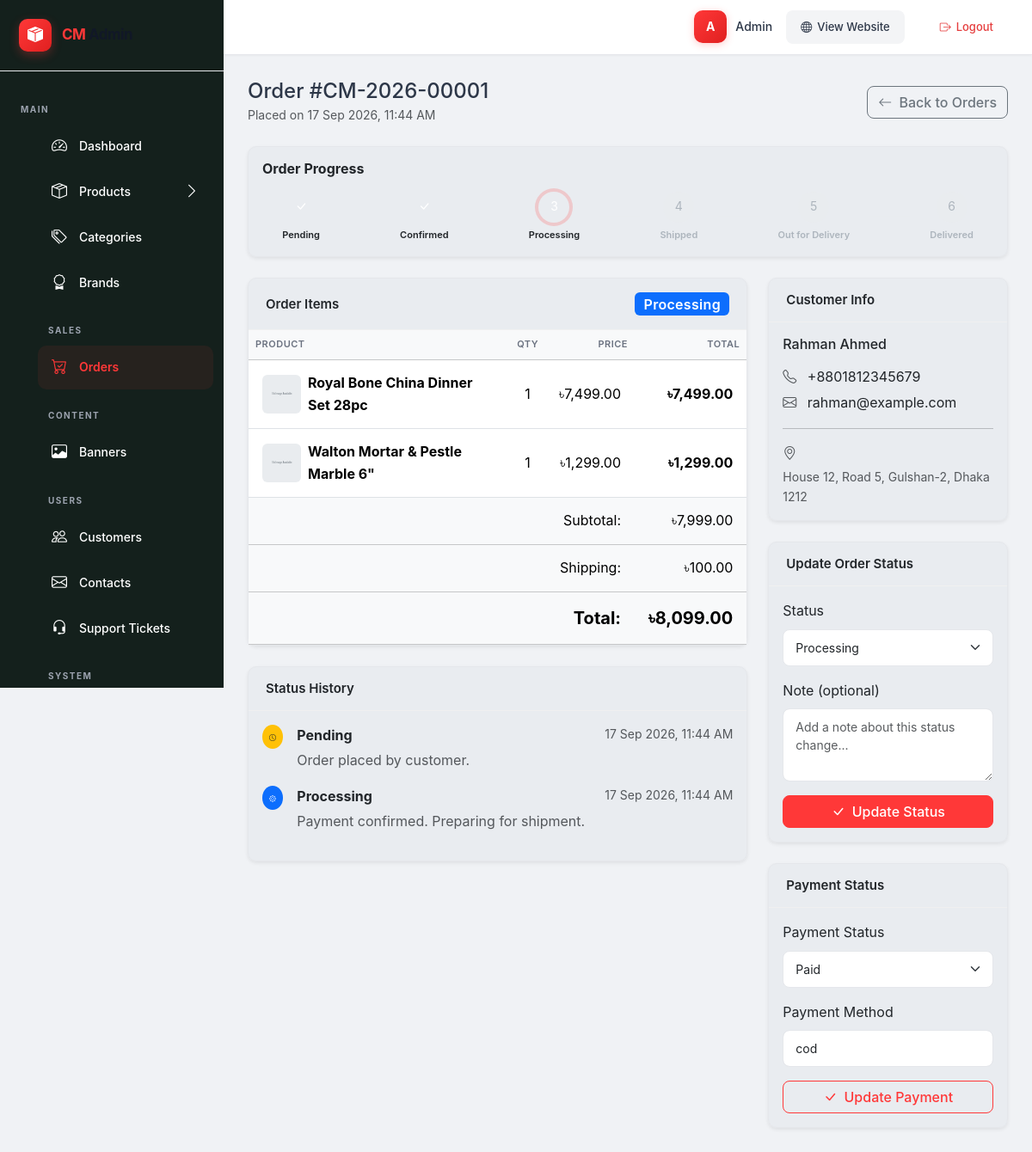
Screenshot of /public/admin/orders/view/1 (signed in) with the database file from the repository.
### tables this page shows
CREATE TABLE `orders` (
  `id`              BIGINT UNSIGNED NOT NULL AUTO_INCREMENT,
  `order_number`    VARCHAR(20)     NOT NULL,
  `user_id`         BIGINT UNSIGNED DEFAULT NULL,
  `customer_name`   VARCHAR(150)    NOT NULL,
  `customer_phone`  VARCHAR(20)     NOT NULL,
  `customer_email`  VARCHAR(150)    DEFAULT NULL,
  `shipping_address` TEXT           NOT NULL,
  `total_amount`    DECIMAL(10,2)   NOT NULL,
  `shipping_cost`   DECIMAL(10,2)   NOT NULL DEFAULT 0.00,
  `payment_method`  VARCHAR(50)     NOT NULL,
  `payment_status`  ENUM('pending','paid','failed','refunded') NOT NULL DEFAULT 'pending',
  `transaction_id`  VARCHAR(100)    DEFAULT NULL,
  `order_status`    ENUM('pending','processing','completed','cancelled') NOT NULL DEFAULT 'pending',
  `created_at`      DATETIME        NOT NULL DEFAULT CURRENT_TIMESTAMP,
  `updated_at`      DATETIME        NOT NULL DEFAULT CURRENT_TIMESTAMP ON UPDATE CURRENT_TIMESTAMP,
  PRIMARY KEY (`id`),
  UNIQUE KEY `uk_orders_number` (`order_number`),
  UNIQUE KEY `uk_orders_transaction` (`transaction_id`),
  INDEX `idx_orders_user` (`user_id`),
  INDEX `idx_orders_customer_phone` (`customer_phone`),
  INDEX `idx_orders_status` (`order_status`),
  INDEX `idx_orders_payment_status` (`payment_status`),
  INDEX `idx_orders_created` (`created_at`),
  CONSTRAINT `fk_orders_user`
    FOREIGN KEY (`user_id`) REFERENCES `users` (`id`)
    ON DELETE SET NULL ON UPDATE CASCADE
);

CREATE TABLE `order_items` (
  `id`         BIGINT UNSIGNED NOT NULL AUTO_INCREMENT,
  `order_id`   BIGINT UNSIGNED NOT NULL,
  `product_id` BIGINT UNSIGNED NOT NULL,
  `quantity`   INT             NOT NULL,
  `unit_price` DECIMAL(10,2)   NOT NULL,
  `subtotal`   DECIMAL(10,2)   NOT NULL,
  PRIMARY KEY (`id`),
  INDEX `idx_order_items_order` (`order_id`),
  INDEX `idx_order_items_product` (`product_id`),
  CONSTRAINT `fk_order_items_order`
    FOREIGN KEY (`order_id`) REFERENCES `orders` (`id`)
    ON DELETE CASCADE ON UPDATE CASCADE,
  CONSTRAINT `fk_order_items_product`
    FOREIGN KEY (`product_id`) REFERENCES `products` (`id`)
    ON DELETE RESTRICT ON UPDATE CASCADE
);

CREATE TABLE `products` (
  `id`                BIGINT UNSIGNED NOT NULL AUTO_INCREMENT,
  `category_id`       INT UNSIGNED    NOT NULL,
  `brand_id`          INT UNSIGNED    DEFAULT NULL,
  `name`              VARCHAR(255)    NOT NULL,
  `slug`              VARCHAR(255)    NOT NULL,
  `sku`               VARCHAR(100)    NOT NULL,
  `short_description` TEXT            DEFAULT NULL,
  `long_description`  LONGTEXT        DEFAULT NULL,
  `main_image`        VARCHAR(255)    DEFAULT NULL,
  `price`             DECIMAL(10,2)   NOT NULL,
  `discount_price`    DECIMAL(10,2)   DEFAULT NULL,
  `stock_quantity`    INT             NOT NULL DEFAULT 0,
  `is_featured`       TINYINT         NOT NULL DEFAULT 0,
  `is_offer`          TINYINT         NOT NULL DEFAULT 0,
  `views_count`       INT             NOT NULL DEFAULT 0,
  `status`            TINYINT         NOT NULL DEFAULT 1,
  `created_at`        DATETIME        NOT NULL DEFAULT CURRENT_TIMESTAMP,
  `updated_at`        DATETIME        NOT NULL DEFAULT CURRENT_TIMESTAMP ON UPDATE CURRENT_TIMESTAMP,
  PRIMARY KEY (`id`),
  UNIQUE KEY `uk_products_slug` (`slug`),
  UNIQUE KEY `uk_products_sku` (`sku`),
  INDEX `idx_products_category` (`category_id`),
  INDEX `idx_products_brand` (`brand_id`),
  INDEX `idx_products_featured` (`is_featured`),
  INDEX `idx_products_offer` (`is_offer`),
  INDEX `idx_products_status` (`status`),
  INDEX `idx_products_created` (`created_at`),
  INDEX `idx_products_price` (`price`),
  INDEX `idx_filter` (`category_id`, `status`, `price`),
  CONSTRAINT `fk_products_category`
    FOREIGN KEY (`category_id`) REFERENCES `categories` (`id`)
    ON DELETE RESTRICT ON UPDATE CASCADE,
  CONSTRAINT `fk_products_brand`
    FOREIGN KEY (`brand_id`) REFERENCES `brands` (`id`)
    ON DELETE SET NULL ON UPDATE CASCADE
);

CREATE TABLE `order_status_history` (
  `id`         BIGINT UNSIGNED NOT NULL AUTO_INCREMENT,
  `order_id`   BIGINT UNSIGNED NOT NULL,
  `status`     VARCHAR(50)     NOT NULL,
  `note`       TEXT            DEFAULT NULL,
  `created_at` DATETIME        NOT NULL DEFAULT CURRENT_TIMESTAMP,
  PRIMARY KEY (`id`),
  INDEX `idx_osh_order` (`order_id`),
  CONSTRAINT `fk_osh_order`
    FOREIGN KEY (`order_id`) REFERENCES `orders` (`id`)
    ON DELETE CASCADE ON UPDATE CASCADE
);

### views/admin/orders/view.php (the view, shortened to what the rows shown need)
<?php
$statusInfo = Order::getStatusInfo($order['order_status']);
$normalFlow = Order::NORMAL_FLOW;
$currentFlowIndex = array_search($order['order_status'], $normalFlow);
?>
<div class="d-flex justify-content-between align-items-center mb-4">
    <div>
        <h4 class="mb-0">Order #<?= Sanitizer::clean($order['order_number']) ?></h4>
        <small class="text-muted">Placed on <?= date('d M Y, h:i A', strtotime($order['created_at'])) ?></small>
    </div>
    <a href="<?= ADMIN_URL ?>orders" class="btn btn-outline-secondary">
        <i class="bi bi-arrow-left me-1"></i> Back to Orders
    </a>
</div>
<div class="card shadow-sm mb-4">
    <div class="card-body">
        <h6 class="mb-3 fw-bold">Order Progress</h6>
        <div class="d-flex align-items-center justify-content-between flex-wrap" style="gap: 0;">
            <?php foreach ($normalFlow as $i => $step):
                $stepInfo = Order::getStatusInfo($step);
                $isCompleted = $i < $currentFlowIndex;
                $isCurrent = $i === $currentFlowIndex;
            ?>
                <div class="text-center flex-fill" style="min-width: 80px; position: relative;">
                    <div style="margin: 0 auto; width: 36px; height: 36px; border-radius: 50%; display: flex; align-items: center; justify-content: center; font-size: 14px;
                        <?php if ($isCompleted): ?>
                            background: var(--cm-primary); color: #fff;
                        <?php elseif ($isCurrent): ?>
                            background: var(--cm-primary); color: #fff; box-shadow: 0 0 0 4px rgba(255,56,56,.2);
                        <?php else: ?>
                            background: #e9ecef; color: #adb5bd;
                        <?php endif; ?>">
                        <?php if ($isCompleted): ?>
                            <i class="bi bi-check-lg"></i>
                        <?php else: ?>
                            <?= $i + 1 ?>
                        <?php endif; ?>
                    </div>
                    <div style="font-size: 11px; font-weight: 600; margin-top: 6px; color: <?= $isCompleted || $isCurrent ? 'var(--cm-dark)' : '#adb5bd' ?>;">
                        <?= $stepInfo['label'] ?>
                    </div>
                </div>
                <?php if ($i < count($normalFlow) - 1): ?>
                    <div style="flex: 1; height: 2px; min-width: 20px; background: <?= $i < $currentFlowIndex ? 'var(--cm-primary)' : '#e9ecef' ?>;"></div>
                <?php endif; ?>
            <?php endforeach; ?>
        </div>
    </div>
</div>
<div class="row">
    <div class="col-lg-8">
        <div class="card shadow-sm mb-4">
            <div class="card-header d-flex justify-content-between align-items-center">
                <h5 class="mb-0">Order Items</h5>
                <span class="badge <?= $statusInfo['color'] ?> fs-6"><?= Sanitizer::clean($statusInfo['label']) ?></span>
            </div>
            <div class="card-body p-0">
                <div class="table-responsive">
                    <table class="table mb-0">
                        <thead class="table-light">
                            <tr>
                                <th>Product</th>
                                <th class="text-center">Qty</th>
                                <th class="text-end">Price</th>
                                <th class="text-end">Total</th>
                            </tr>
                        </thead>
                        <tbody>
                            <?php foreach ($items as $item): ?>
                                <tr>
                                    <td>
                                        <div class="d-flex align-items-center">
                                            <?php if (!empty($item['main_image'])): ?>
                                                <img src="<?= Sanitizer::image($item['main_image']) ?>" alt="" class="rounded me-2" style="width: 45px; height: 45px; object-fit: cover;">
                                            <?php endif; ?>
                                            <div>
                                                <strong><?= Sanitizer::clean($item['product_name']) ?></strong>
                                            </div>
                                        </div>
                                    </td>
                                    <td class="text-center"><?= (int)$item['quantity'] ?></td>
                                    <td class="text-end">৳<?= number_format($item['unit_price'], 2) ?></td>
                                    <td class="text-end fw-bold">৳<?= number_format($item['unit_price'] * $item['quantity'], 2) ?></td>
                                </tr>
                            <?php endforeach; ?>
                        </tbody>
                        <tfoot class="table-light">
                            <tr>
                                <td colspan="3" class="text-end">Subtotal:</td>
                                <td class="text-end">৳<?= number_format($order['total_amount'] - ($order['shipping_cost'] ?? 0), 2) ?></td>
                            </tr>
                            <?php if (!empty($order['shipping_cost'])): ?>
                                <tr>
                                    <td colspan="3" class="text-end">Shipping:</td>
                                    <td class="text-end">৳<?= number_format($order['shipping_cost'], 2) ?></td>
                                </tr>
                            <?php endif; ?>
                            <tr class="border-top">
                                <td colspan="3" class="text-end fw-bold fs-5">Total:</td>
                                <td class="text-end fw-bold fs-5">৳<?= number_format($order['total_amount'], 2) ?></td>
                            </tr>
                        </tfoot>
                    </table>
                </div>
            </div>
        </div>
        <?php if (!empty($history)): ?>
            <div class="card shadow-sm mb-4">
                <div class="card-header">
                    <h5 class="mb-0">Status History</h5>
                </div>
                <div class="card-body">
                    <div class="timeline">
                        <?php foreach ($history as $entry):
                            $histInfo = Order::getStatusInfo($entry['status']);
                        ?>
                            <div class="d-flex mb-3">
                                <div class="me-3">
                                    <span class="badge <?= $histInfo['color'] ?> rounded-circle p-2">
                                        <i class="bi <?= $histInfo['icon'] ?>" style="font-size: 0.5rem;"></i>
                                    </span>
                                </div>
                                <div class="flex-grow-1">
                                    <div class="d-flex justify-content-between">
                                        <strong><?= Sanitizer::clean($histInfo['label']) ?></strong>
                                        <small class="text-muted"><?= date('d M Y, h:i A', strtotime($entry['created_at'])) ?></small>
                                    </div>
                                    <?php if (!empty($entry['note'])): ?>
                                        <p class="text-muted mb-0 mt-1"><?= Sanitizer::clean($entry['note']) ?></p>
                                    <?php endif; ?>
                                </div>
                            </div>
                        <?php endforeach; ?>
                    </div>
                </div>
            </div>
        <?php endif; ?>
    </div>
    <div class="col-lg-4">
        <div class="card shadow-sm mb-4">
            <div class="card-header">
                <h5 class="mb-0">Customer Info</h5>
            </div>
            <div class="card-body">
                <h6 class="mb-3"><?= Sanitizer::clean($order['customer_name']) ?></h6>
                <p class="mb-1"><i class="bi bi-telephone me-2 text-muted"></i> <?= Sanitizer::clean($order['customer_phone']) ?></p>
                <?php if (!empty($order['customer_email'])): ?>
                    <p class="mb-1"><i class="bi bi-envelope me-2 text-muted"></i> <?= Sanitizer::clean($order['customer_email']) ?></p>
                <?php endif; ?>
                <hr>
                <p class="mb-1"><i class="bi bi-geo-alt me-2 text-muted"></i></p>
                <p class="text-muted small mb-0">
                    <?= Sanitizer::clean($order['shipping_address'] ?? '') ?>
                </p>
            </div>
        </div>
        <div class="card shadow-sm mb-4">
            <div class="card-header">
                <h5 class="mb-0">Update Order Status</h5>
            </div>
            <div class="card-body">
                <form method="POST" action="<?= ADMIN_URL ?>orders/updateStatus/<?= (int)$order['id'] ?>">
                    <div class="mb-3">
                        <label for="status" class="form-label">Status</label>
                        <select class="form-select" id="status" name="status" required>
                            <?php foreach (Order::STATUSES as $key => $info): ?>
                                <option value="<?= $key ?>" <?= $order['order_status'] === $key ? 'selected' : '' ?>>
                                    <?= Sanitizer::clean($info['label']) ?>
                                </option>
                            <?php endforeach; ?>
                        </select>
                    </div>
                    <div class="mb-3">
                        <label for="note" class="form-label">Note (optional)</label>
                        <textarea class="form-control" id="note" name="note" rows="3" placeholder="Add a note about this status change..."></textarea>
                    </div>
                    <div class="d-grid">
                        <button type="submit" class="btn btn-primary">
                            <i class="bi bi-check-lg me-1"></i> Update Status
                        </button>
                    </div>
                </form>
            </div>
        </div>
        <div class="card shadow-sm mb-4">
            <div class="card-header">
                <h5 class="mb-0">Payment Status</h5>
            </div>
            <div class="card-body">
                <form method="POST" action="<?= ADMIN_URL ?>orders/updatePayment/<?= (int)$order['id'] ?>">
                    <div class="mb-3">
                        <label for="payment_status" class="form-label">Payment Status</label>
                        <select class="form-select" id="payment_status" name="payment_status" required>
                            <?php foreach (Order::PAYMENT_STATUSES as $ps): ?>
                                <option value="<?= $ps ?>" <?= ($order['payment_status'] ?? '') === $ps ? 'selected' : '' ?>>
                                    <?= ucfirst($ps) ?>
                                </option>
                            <?php endforeach; ?>
                        </select>
                    </div>
                    <div class="mb-3">
                        <label for="payment_method" class="form-label">Payment Method</label>
                        <input type="text" class="form-control" id="payment_method" name="payment_method" value="<?= Sanitizer::clean($order['payment_method'] ?? '') ?>" placeholder="e.g. cod, sslcommerz">
                    </div>
                    <div class="d-grid">
                        <button type="submit" class="btn btn-outline-primary">
                            <i class="bi bi-check-lg me-1"></i> Update Payment
                        </button>
                    </div>
                </form>
            </div>
        </div>
    </div>
</div>

### rows the page displays
orders: order_number "CM-2026-00001", created_at "17 Sep 2026, 11:44 AM", order_status "Processing", $order['total_amount'] - ($order['shipping_cost'] ?? 0) "7,999.00", shipping_cost "100.00", total_amount "8,099.00", customer_name "Rahman Ahmed", customer_phone "+8801812345679", customer_email "rahman@example.com", shipping_address "House 12, Road 5, Gulshan-2, Dhaka 1212", status "Processing", payment_status "Paid", payment_method "cod"
order_items: product.name "Royal Bone China Dinner Set 28pc", quantity "1", unit_price "7,499.00", $item['unit_price'] * $item['quantity'] "7,499.00"
order_items: product.name "Walton Mortar & Pestle Marble 6\"", quantity "1", unit_price "1,299.00", $item['unit_price'] * $item['quantity'] "1,299.00"
order_status_history: status "Pending", created_at "17 Sep 2026, 11:44 AM", note "Order placed by customer."
order_status_history: status "Processing", created_at "17 Sep 2026, 11:44 AM", note "Payment confirmed. Preparing for shipment."

### other values shown
substr($adminName, 0, 1) "A"
$adminName "Admin"
$stepInfo['label'] "Pending"
$stepInfo['label'] "Confirmed"
$stepInfo['label'] "Processing"
$stepInfo['label'] "Shipped"
$stepInfo['label'] "Out for Delivery"
$stepInfo['label'] "Delivered"
